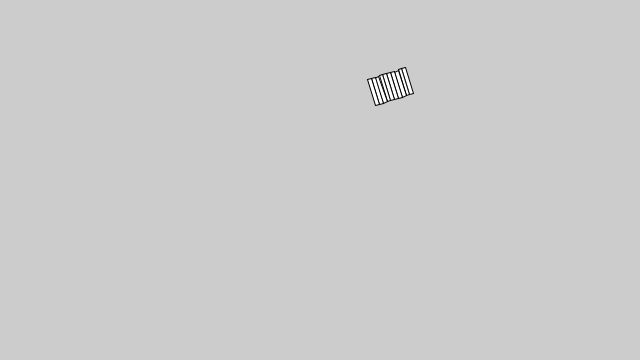
Frame 1 (no input)
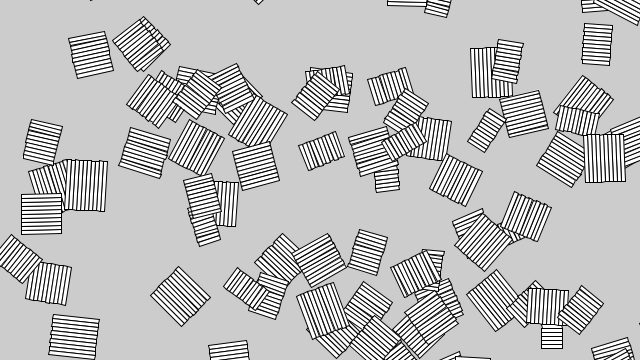
Frame 60 (the mouse pressed at the canvas centre just before this capture)
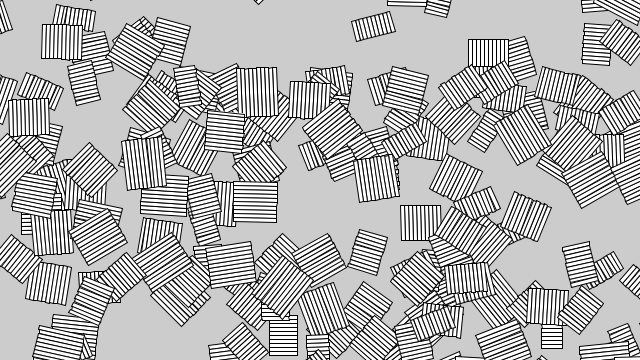
Frame 120 (the mouse held since frame 60 and released just before this capture)

The Processing sketch that drew these frames (run headless with seeded random() and noise(); from frame 60 on, the mouse is pressed at the canvas centre):

// Processing sketch: Day_8__HashedBoxes_1
// ── Day_8__HashedBoxes_1.pde
void drawHashedBox() {
  float angle = random(-PI, PI);
  float length = random(20, 50);
  pushMatrix();
  rotate(angle);
  int x = 0;
  int y = 0;
  for (int i = 0; i < 10; i++) {
    rect(x, y, 4, length);
    x += 4;
  }
  popMatrix();
}

void draw() {
  for (int i = 0; i < 100; i++) {
     translate(random(0, 640), random(0, 360));
     drawHashedBox();
  }
}

void setup() {
  size(640, 360);
  frameRate(24);
}
